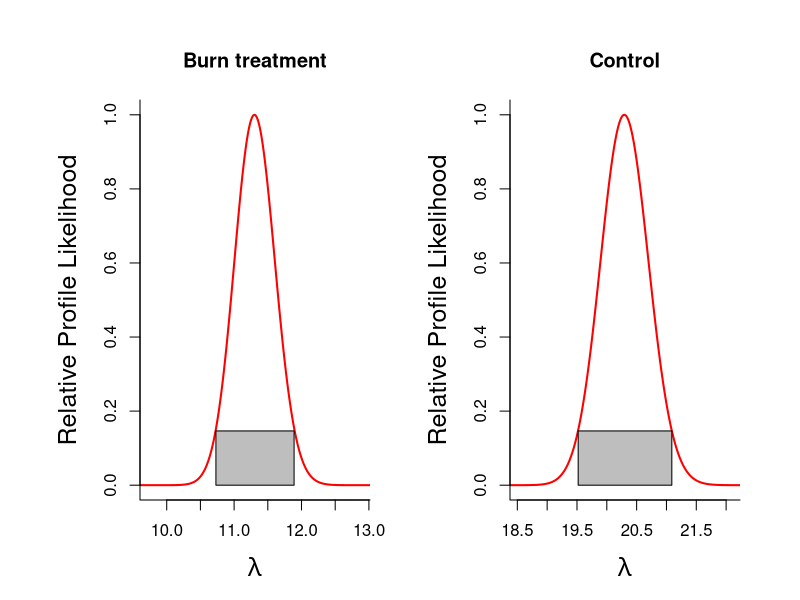
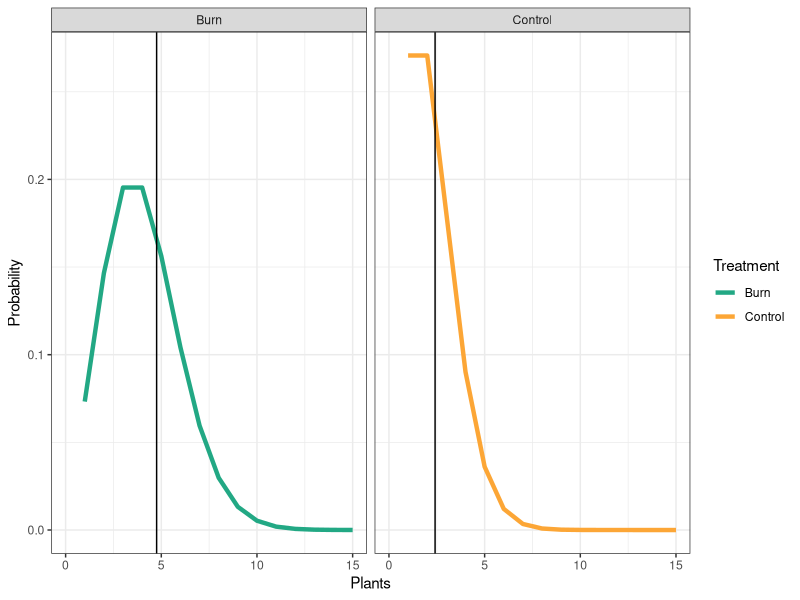
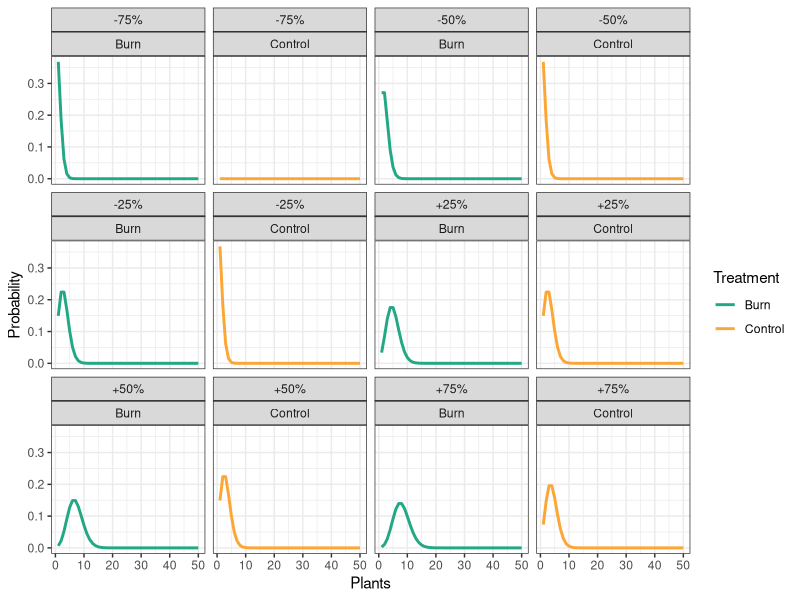

The R script that drew these images, in order:
## ---- chunk 1
library(tidyverse) # load in Tidyverse to filter data

## ---- chunk 2
require(tidyverse)

# Load in the data to filter data
seeds <- read.csv("seed_trap.csv", header = T) # Bring in the data

# Convert the site x species matrix into the long format
seeds_long <- pivot_longer(seeds, cols = 4:9,names_to = "SPECIES", 
													 values_to = "SEEDS")

# Filter the data by treatment (control is 1 year rough)
burn <- seeds_long %>% 
filter(TREATMENT == "BURN")
control <- seeds_long %>% 
filter(TREATMENT == "CONTROL")
## ---- chunk 3
treatment <- function(burn,control ,plot.it=TRUE){

	# Computing Likelihood for Observed Data ####
	llh_poisson <- function(lambda, y){
		# log(likelihood) by summing 
		llh <- sum(dpois(y, lambda, log=TRUE))
  		return(llh)
	}

	lambdas <- seq(0,100, by=0.01)

	# compute log-likelihood for all lambda values
	burn_ll <- sapply(lambdas,function(x){llh_poisson(x,burn$SEEDS)})
	max.burn.ll <- max(burn_ll)
	burn.mle <- lambdas[burn_ll==max.burn.ll]
	burn.rel.l <- exp(burn_ll - max.burn.ll)
	burn.ci.cuttoff <- exp(-qchisq(p=0.95, df=1)/2)
	burn.cut.m.rell <- burn.ci.cuttoff - burn.rel.l
	burn.ci.indices <- which(burn.cut.m.rell<0, arr.ind=TRUE)
	burn.len.ciind <- length(burn.ci.indices)
	burn.left.CL <- lambdas[burn.ci.indices[1]]
	burn.right.CL <-lambdas[burn.ci.indices[burn.len.ciind]]
	n.burn <- length(burn$SEEDS)
	
	control_ll <- sapply(lambdas,function(x){llh_poisson(x,control$SEEDS)})
	max.control.ll <- max(control_ll)
	control.mle <- lambdas[control_ll==max.control.ll]
	control.rel.l <- exp(control_ll - max.control.ll)
	control.ci.cuttoff <- exp(-qchisq(p=0.95, df=1)/2)
	control.cut.m.rell <- control.ci.cuttoff - control.rel.l
	control.ci.indices <- which(control.cut.m.rell<0, arr.ind=TRUE)
	control.len.ciind <- length(control.ci.indices)
	control.left.CL <- lambdas[control.ci.indices[1]]
	control.right.CL <-lambdas[control.ci.indices[control.len.ciind]]
	n.control <- length(control$SEEDS)	

	#### Null model log-likelihood: no difference between burn and control?
	all.data  <- c(as.vector(burn$SEEDS), as.vector(control$SEEDS))
	null_ll <- sapply(lambdas,function(x){llh_poisson(x,all.data)})
	max.null.ll <- max(null_ll)
	null.mle <- lambdas[null_ll==max.null.ll]

	bic.sep.model <- -2*(max.burn.ll+max.control.ll) + 2*log(n.burn+n.control)
	bic.null.model <- -2*max.null.ll + 1*log(n.burn+n.control)
	if(bic.sep.model<bic.null.model){outcome <- 
		"Separate model is best"}else{outcome<- 
			"There's no difference between control and burn"}
	# Save the lambdas and log-likelihoods in a data frame
	burn_df <- data.frame(ll=burn_ll, lambda=lambdas)
	burn_df$TREATMENT <- c("BURN")
	control_df <- data.frame(ll=control_ll, lambda=lambdas)
	control_df$TREATMENT <- c("CONTROL")
	profile.ll <- rbind(burn_df, control_df)
	
	# Save the MLES and the confidence intervals	
	burn.cis <- c(burn.left.CL, burn.mle, burn.right.CL)
	ctl.cis  <- c(control.left.CL, control.mle, control.right.CL)
	out <- rbind(burn.cis, ctl.cis)	
	colnames(out) <- c("LCL", "MLE", "UPL")
	rownames(out) <- c("Burn treat.", "Control")
	
	
	
	if(plot.it==TRUE){
		
		burn.ci <- seq(from=burn.left.CL, to=burn.right.CL, by=0.01)
		ctl.ci <- seq(from=control.left.CL, to=control.right.CL, by=0.01)
		ci.height <- burn.ci.cuttoff
		
		xlims.burn <- c(burn.left.CL-1, burn.right.CL+1)
		xlims.ctl  <- c(control.left.CL-1, control.right.CL+1) 
		par(mfrow=c(1,2), oma=c(1,2,1,1), mar=c(4,5,4,2))		
		plot(lambdas, burn.rel.l, type="l", col="red", lwd=2, xlim=xlims.burn, xlab=expression(lambda), 
		ylab="Relative Profile Likelihood", cex.lab=1.5, bty="l", main="Burn treatment")
		polygon(x=c(burn.ci,rev(burn.ci)), y=c(rep(0,length(burn.ci)),rep(ci.height,length(burn.ci))), col="grey")
		plot(lambdas, control.rel.l, type="l", col="red", lwd=2, xlim=xlims.ctl,xlab=expression(lambda), 
		ylab="Relative Profile Likelihood", cex.lab=1.5, bty="l", main="Control")
		polygon(x=c(ctl.ci,rev(ctl.ci)), y=c(rep(0,length(ctl.ci)),rep(ci.height,length(ctl.ci))), col="grey")		
		
	}
	
	
	return(list(CIS.lambdas=out,bic.sep.model=bic.sep.model, bic.null.model=bic.null.model, outcome=outcome))
}
## ---- chunk 4
output <- treatment(burn,control,plot.it=TRUE)
## ---- chunk 5
# Extract the MLEs
out.mle <- output[[1]]

# Separate the burn from control MLEs
burn.lamb.mle <- out.mle[1,3]
control.lamb.mle <- out.mle[2,3]
## ---- chunk 6
# Number of trials 
N <- 10
burn.reps <- 21
control.reps <- 21

# Simulate the data
burn.samp <- rbinom(n=burn.reps, size=N, prob=0.40)
cont.samp <- rbinom(n=burn.reps, size=N, prob=0.16)

# Calculate phat
burn.p.hat <- sum(burn.samp)/(N*length(burn.samp))
cont.p.hat <- sum(cont.samp)/(N*length(cont.samp))
## ---- chunk 7
# Create a vector
x <- seq(1,20)

# Generate PDF 
burn.est <- dpois(lambda=floor((burn.lamb.mle*burn.p.hat)), x=x)
con.est <- dpois(lambda=floor((control.lamb.mle*cont.p.hat)), x=x)

# Convert into data frame
burn.est <- as.data.frame(cbind(x,burn.est))
con.est <- as.data.frame(cbind(x,con.est))

# Add treatment and MLE column
burn.est$Treatment <- "Burn"
con.est$Treatment <- "Control"

burn.est$MLE <- burn.lamb.mle*burn.p.hat
con.est$MLE <- control.lamb.mle*cont.p.hat

burn.est <- setNames(burn.est,c("Plants","Probability",
																"Treatment", "MLE"))
con.est <- setNames(con.est,c("Plants","Probability",
															"Treatment", "MLE"))

# Combine the dataframes
est.dat <- rbind(burn.est,con.est)
head(est.dat)
## ---- chunk 8
ggplot(d=est.dat, aes(x=Plants, y=Probability, color = Treatment))+
	geom_line(size=1.5)+
	xlim(0,15)+
	scale_color_manual(values=c("#22A884FF","#FCA636FF"))+
	theme_bw()+
	geom_vline(data=est.dat, aes(xintercept = MLE))+
	facet_wrap(~Treatment)
## ---- chunk 9
change.inc <- c(0.25, 0.50, 0.75)
change.dec <- c(-0.75,-0.50,-0.25)

burn.samp.inc <- c()
burn.samp.dec <- c()

for(i in 1:3){
	burn.samp.inc[i] <- abs((burn.lamb.mle*change.inc[i])+burn.lamb.mle)
	burn.samp.dec[i] <- abs((burn.lamb.mle*change.dec[i])+burn.lamb.mle)
}

burn.samp <- c(burn.samp.dec,burn.lamb.mle,burn.samp.inc)

## Percent changes from the seed arrival MLE for control

con.samp.inc <- c()
con.samp.dec <- c()

for(i in 1:3){
	con.samp.inc[i] <- abs((control.lamb.mle*change.inc[i])+control.lamb.mle)
	con.samp.dec[i] <- abs((control.lamb.mle*change.dec[i])+control.lamb.mle)
}

con.samp <- c(con.samp.dec,control.lamb.mle,con.samp.inc)

### For loop to generate PDFs with different lambda values

pdf.list <-list()
x <- seq(1,50)

for(i in 1:length(burn.samp)){
	burn.pdf <- dpois(lambda=floor((burn.samp[i]*burn.p.hat)), x=x)
	con.pdf <- dpois(lambda=floor((con.samp[i]*cont.p.hat)), x=x)
	
	# Convert into data frame
	burn.pdf <- as.data.frame(cbind(x,burn.pdf))
	con.pdf <- as.data.frame(cbind(x,con.pdf))

	# Add treatment and MLE column
	burn.pdf$Treatment <- "Burn"
	con.pdf$Treatment <- "Control"

	burn.pdf$MLE <- burn.samp[i]*burn.p.hat
	con.pdf$MLE <- con.samp[i]*cont.p.hat

	burn.pdf <- setNames(burn.pdf,c("Plants","Probability",
																"Treatment", "MLE"))
	con.pdf <- setNames(con.pdf,c("Plants","Probability",
																"Treatment", "MLE"))
# Combine the dataframes
	pdf <- rbind(burn.pdf,con.pdf)
	pdf.list[[i]] <- pdf
}

#### Pull
pdf1 <- pdf.list[[1]]
pdf1$Change <- "-75%"

pdf2 <- pdf.list[[2]]
pdf2$Change <- "-50%"

pdf3 <- pdf.list[[3]]
pdf3$Change <- "-25%"

pdf4 <- pdf.list[[4]]
pdf4$Change <- "No change"

pdf5 <- pdf.list[[5]]
pdf5$Change <- "+25%"

pdf6 <- pdf.list[[6]]
pdf6$Change <- "+50%"

pdf7 <- pdf.list[[7]]
pdf7$Change <- "+75%"

all.pdf <- rbind(pdf1,pdf2,pdf3,pdf5,pdf6,pdf7)
all.pdf$Change <- as_factor(all.pdf$Change)
all.pdf$Change <- factor(all.pdf$Change, levels = c("-75%", "-50%","-25%",
																		 							"+25%","+50%","+75%"))
## ---- chunk 10
ggplot(d=all.pdf, aes(x=Plants, y=Probability, color = Treatment))+
	geom_line(size=1)+
	scale_color_manual(values=c("#22A884FF","#FCA636FF"))+
	theme_bw()+
	facet_wrap(~Change+Treatment)
